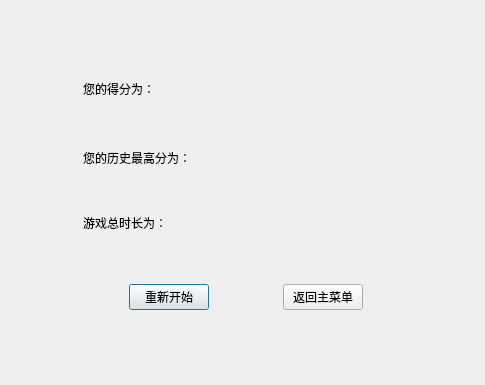
<?xml version="1.0" encoding="UTF-8"?>
<ui version="4.0">
 <class>EndGame</class>
 <widget class="QDialog" name="EndGame">
  <property name="geometry">
   <rect>
    <x>0</x>
    <y>0</y>
    <width>485</width>
    <height>385</height>
   </rect>
  </property>
  <property name="windowTitle">
   <string>游戏结束！</string>
  </property>
  <property name="windowIcon">
   <iconset resource="res.qrc">
    <normaloff>:/图标.ico</normaloff>:/图标.ico</iconset>
  </property>
  <property name="styleSheet">
   <string notr="true">background-image: url(:/777.jpg);</string>
  </property>
  <layout class="QGridLayout" name="gridLayout_2">
   <item row="0" column="1">
    <spacer name="verticalSpacer_7">
     <property name="orientation">
      <enum>Qt::Vertical</enum>
     </property>
     <property name="sizeHint" stdset="0">
      <size>
       <width>20</width>
       <height>47</height>
      </size>
     </property>
    </spacer>
   </item>
   <item row="1" column="0">
    <spacer name="horizontalSpacer_8">
     <property name="orientation">
      <enum>Qt::Horizontal</enum>
     </property>
     <property name="sizeHint" stdset="0">
      <size>
       <width>31</width>
       <height>20</height>
      </size>
     </property>
    </spacer>
   </item>
   <item row="1" column="1">
    <layout class="QGridLayout" name="gridLayout">
     <item row="0" column="0" rowspan="2" colspan="4">
      <widget class="QLabel" name="label_3">
       <property name="text">
        <string>您的得分为：</string>
       </property>
      </widget>
     </item>
     <item row="0" column="4" colspan="2">
      <spacer name="horizontalSpacer">
       <property name="orientation">
        <enum>Qt::Horizontal</enum>
       </property>
       <property name="sizeHint" stdset="0">
        <size>
         <width>40</width>
         <height>20</height>
        </size>
       </property>
      </spacer>
     </item>
     <item row="0" column="6">
      <widget class="QLabel" name="label">
       <property name="frameShape">
        <enum>QFrame::NoFrame</enum>
       </property>
       <property name="text">
        <string/>
       </property>
       <property name="alignment">
        <set>Qt::AlignCenter</set>
       </property>
      </widget>
     </item>
     <item row="1" column="1" rowspan="2" colspan="2">
      <spacer name="verticalSpacer">
       <property name="orientation">
        <enum>Qt::Vertical</enum>
       </property>
       <property name="sizeHint" stdset="0">
        <size>
         <width>20</width>
         <height>40</height>
        </size>
       </property>
      </spacer>
     </item>
     <item row="2" column="6">
      <spacer name="verticalSpacer_3">
       <property name="orientation">
        <enum>Qt::Vertical</enum>
       </property>
       <property name="sizeHint" stdset="0">
        <size>
         <width>20</width>
         <height>17</height>
        </size>
       </property>
      </spacer>
     </item>
     <item row="3" column="0" colspan="5">
      <widget class="QLabel" name="label_2">
       <property name="text">
        <string>您的历史最高分为：</string>
       </property>
      </widget>
     </item>
     <item row="3" column="5">
      <spacer name="horizontalSpacer_2">
       <property name="orientation">
        <enum>Qt::Horizontal</enum>
       </property>
       <property name="sizeHint" stdset="0">
        <size>
         <width>40</width>
         <height>20</height>
        </size>
       </property>
      </spacer>
     </item>
     <item row="3" column="6">
      <widget class="QLabel" name="label_4">
       <property name="frameShape">
        <enum>QFrame::NoFrame</enum>
       </property>
       <property name="text">
        <string/>
       </property>
       <property name="alignment">
        <set>Qt::AlignCenter</set>
       </property>
      </widget>
     </item>
     <item row="4" column="0" colspan="2">
      <spacer name="verticalSpacer_2">
       <property name="orientation">
        <enum>Qt::Vertical</enum>
       </property>
       <property name="sizeHint" stdset="0">
        <size>
         <width>20</width>
         <height>40</height>
        </size>
       </property>
      </spacer>
     </item>
     <item row="4" column="6">
      <spacer name="verticalSpacer_4">
       <property name="orientation">
        <enum>Qt::Vertical</enum>
       </property>
       <property name="sizeHint" stdset="0">
        <size>
         <width>20</width>
         <height>40</height>
        </size>
       </property>
      </spacer>
     </item>
     <item row="5" column="0" colspan="4">
      <widget class="QLabel" name="label_5">
       <property name="text">
        <string>游戏总时长为：</string>
       </property>
      </widget>
     </item>
     <item row="5" column="5" rowspan="2">
      <spacer name="horizontalSpacer_3">
       <property name="orientation">
        <enum>Qt::Horizontal</enum>
       </property>
       <property name="sizeHint" stdset="0">
        <size>
         <width>40</width>
         <height>20</height>
        </size>
       </property>
      </spacer>
     </item>
     <item row="5" column="6">
      <widget class="QLabel" name="label_6">
       <property name="frameShape">
        <enum>QFrame::NoFrame</enum>
       </property>
       <property name="text">
        <string/>
       </property>
       <property name="alignment">
        <set>Qt::AlignCenter</set>
       </property>
      </widget>
     </item>
     <item row="6" column="3">
      <spacer name="verticalSpacer_5">
       <property name="orientation">
        <enum>Qt::Vertical</enum>
       </property>
       <property name="sizeHint" stdset="0">
        <size>
         <width>20</width>
         <height>40</height>
        </size>
       </property>
      </spacer>
     </item>
     <item row="6" column="6">
      <spacer name="verticalSpacer_6">
       <property name="orientation">
        <enum>Qt::Vertical</enum>
       </property>
       <property name="sizeHint" stdset="0">
        <size>
         <width>20</width>
         <height>40</height>
        </size>
       </property>
      </spacer>
     </item>
     <item row="7" column="0" colspan="2">
      <spacer name="horizontalSpacer_6">
       <property name="orientation">
        <enum>Qt::Horizontal</enum>
       </property>
       <property name="sizeHint" stdset="0">
        <size>
         <width>40</width>
         <height>20</height>
        </size>
       </property>
      </spacer>
     </item>
     <item row="7" column="2" colspan="2">
      <widget class="QPushButton" name="pushButton">
       <property name="text">
        <string>重新开始</string>
       </property>
      </widget>
     </item>
     <item row="7" column="5">
      <spacer name="horizontalSpacer_4">
       <property name="orientation">
        <enum>Qt::Horizontal</enum>
       </property>
       <property name="sizeHint" stdset="0">
        <size>
         <width>40</width>
         <height>20</height>
        </size>
       </property>
      </spacer>
     </item>
     <item row="7" column="6">
      <widget class="QPushButton" name="pushButton_2">
       <property name="text">
        <string>返回主菜单</string>
       </property>
      </widget>
     </item>
     <item row="7" column="7">
      <spacer name="horizontalSpacer_5">
       <property name="orientation">
        <enum>Qt::Horizontal</enum>
       </property>
       <property name="sizeHint" stdset="0">
        <size>
         <width>40</width>
         <height>20</height>
        </size>
       </property>
      </spacer>
     </item>
    </layout>
   </item>
   <item row="1" column="2">
    <spacer name="horizontalSpacer_7">
     <property name="orientation">
      <enum>Qt::Horizontal</enum>
     </property>
     <property name="sizeHint" stdset="0">
      <size>
       <width>40</width>
       <height>20</height>
      </size>
     </property>
    </spacer>
   </item>
   <item row="2" column="1">
    <spacer name="verticalSpacer_8">
     <property name="orientation">
      <enum>Qt::Vertical</enum>
     </property>
     <property name="sizeHint" stdset="0">
      <size>
       <width>20</width>
       <height>47</height>
      </size>
     </property>
    </spacer>
   </item>
  </layout>
 </widget>
 <resources>
  <include location="res.qrc"/>
 </resources>
 <connections/>
</ui>
